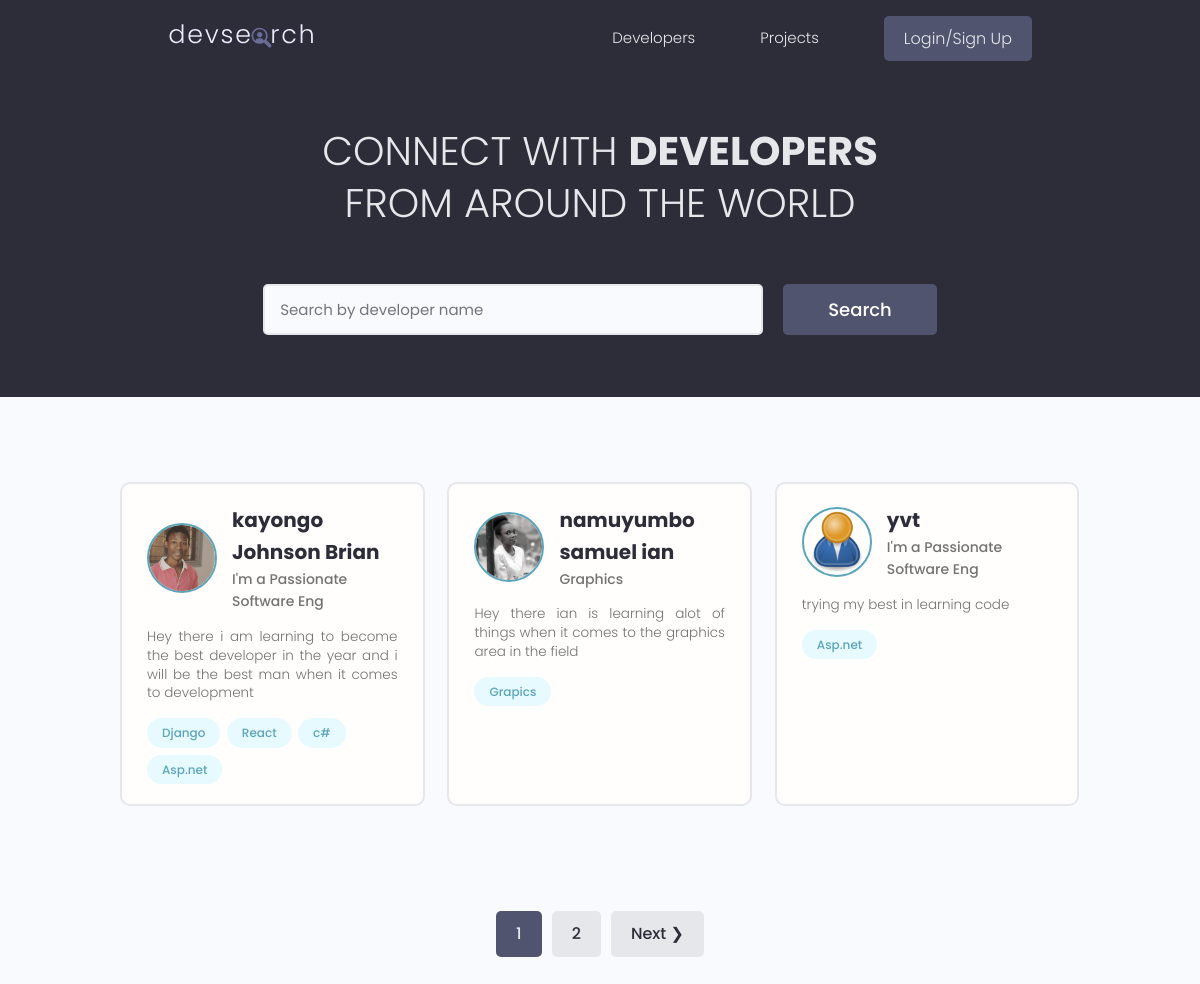
/, run on an earlier commit of the app's database.
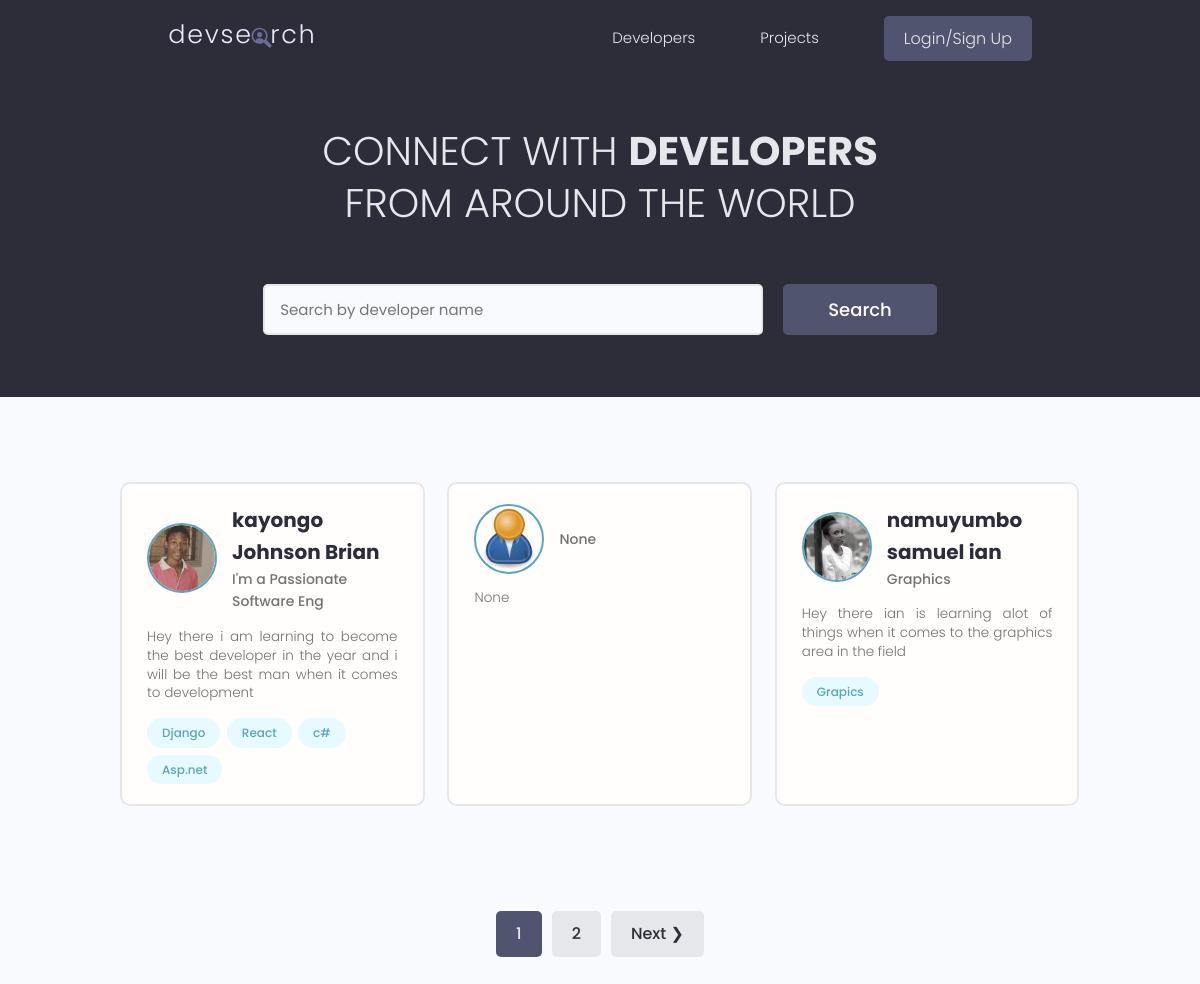
And on a later commit of the database.
### users/models.py (models this page shows, shortened)
class Profile(models.Model):
    user = models.OneToOneField(
        User, on_delete=models.CASCADE, null=True, blank=True)
    username = models.CharField(max_length=200, null=True, blank=True)
    location = models.CharField(max_length=200, null=True, blank=True)
    name = models.CharField(max_length=200, null=True, blank=True)
    email = models.EmailField(null=True, blank=True, max_length=200)
    short_intro = models.CharField(max_length=200, null=True, blank=True)
    bio = models.TextField(null=True, blank=True)
    profile_image = models.ImageField(
        null=True, blank=True, upload_to="profiles/", default="profiles/user.png")
    social_github = models.CharField(max_length=200, null=True, blank=True)
    social_twiter = models.CharField(max_length=200, null=True, blank=True)
    social_youtube = models.CharField(max_length=200, null=True, blank=True)
    social_website = models.CharField(max_length=200, null=True, blank=True)
    id = models.UUIDField(default=uuid.uuid4,
                          primary_key=True, unique=True, editable=False)
    created = models.DateTimeField(auto_now_add=True)

class Skill(models.Model):
    id = models.UUIDField(default=uuid.uuid4,
                          primary_key=True, unique=True, editable=False)
    owner = models.ForeignKey(
        Profile, on_delete=models.CASCADE, null=True, blank=True)
    name = models.CharField(max_length=200, null=True, blank=True)
    description = models.TextField(null=True, blank=True)
    created = models.DateTimeField(auto_now_add=True)
    def __str__(self):
        return str(self.name)

### users/views.py (the view)
# urls.py: path('', views.profile, name='profile'),
def profile(request):
    profiles, search_query = searchProfiles(request)
    custom_range, profiles = paginationProfile(request, profiles, 3)
    context = {'profiles': profiles, 'search_query': search_query,
               'custom_range': custom_range}
    return render(request, 'users/profiles.html', context)

### users/utils.py (called while the page is built)
def paginationProfile(request, profiles, results):
    page = request.GET.get('page')
    paginator = Paginator(profiles, results)
    try:
        profiles = paginator.page(page)
    except PageNotAnInteger:
        page = 1
        profiles = paginator.page(page)
    except EmptyPage:
        page = paginator.num_pages()
        profiles = paginator.page(page)
    leftIndex = (int(page)-4)
    if leftIndex < 1:
        leftIndex = 1
    rightIndex = (int(page)+5)
    if rightIndex > paginator.num_pages:
        rightIndex = paginator.num_pages + 1
    custom_range = range(leftIndex, rightIndex)
    return custom_range, profiles

def searchProfiles(request):
    search_query = ''
    if request.GET.get('search_query'):
        search_query = request.GET.get('search_query')
    skills = Skill.objects.filter(name__icontains=search_query)
    print("search", search_query)
    profiles = Profile.objects.distinct().filter(
        Q(name__icontains=search_query) |
        Q(short_intro__icontains=search_query) |
        Q(skill__in=skills)
    )
    return profiles, search_query

### users/templates/users/profiles.html (shortened to what this page needs)
{% extends 'main.html' %} {% load static %} {% block content %}
<main class="home">
    <section class="hero-section text-center">
        <div class="container container--narrow">
            <div class="hero-section__box">
                <h2>CONNECT WITH <span>DEVELOPERS</span></h2>
                <h2>FROM AROUND THE WORLD</h2>
            </div>
            <div class="hero-section__search">
                <form id="searchForm" class="form" action="{% url 'profile' %}" method="get">
                    <div class="form__field">
                        <input value="{{ search_query }}" class="input input--text" id="formInput#search" type="text" name="search_query" placeholder="Search by developer name" />
                    </div>
                    <input class="btn btn--sub btn--lg" type="submit" value="Search" />
                </form>
            </div>
        </div>
    </section>
    <section class="devlist">
        <div class="container">
            <div class="grid grid--three">
                {% for profile in profiles%}
                <div class="column card">
                    <div class="dev">
                        <a href="{% url 'user-profile' profile.id %}" class=" card__body ">
                            <div class="dev__profile ">
                                <img class="avatar avatar--md " src="{{ profile.profile_image.url }}" alt="image " />
                                <div class="dev__meta ">
                                    <h3>{{ profile.name }}</h3>
                                    <h5>{{ profile.short_intro|slice:'30' }}</h5>
                                </div>
                            </div>
                            <p class="dev__info ">
                                {{profile.bio|slice:"250"}}
                            </p>
                            <div class="dev__skills ">
                                {% for skill in profile.skill_set.all|slice:'5' %}
                                <span class="tag tag--pill tag--main ">
                                    <small>{{ skill }}</small>
                                </span> {% endfor %}
                            </div>
                        </a>
                    </div>
                </div>
                {% endfor %}
            </div>
        </div>
    </section>
    {% include 'pagination.html' with query_set=profiles custom_range=custom_range %}
</main>
{% endblock content %}

What changed in the data, as far as the page shows it:
no longer on this page (row unchanged): Profile: profile_image (placeholder picture), name "yvt", short_intro "I'm a Passionate Software Eng", bio "trying my best in learning code"
no longer on this page (row unchanged): Skill: name "Asp.net", shown under "yvt"
added Profile: profile_image (placeholder picture), short_intro "None", bio "None"
